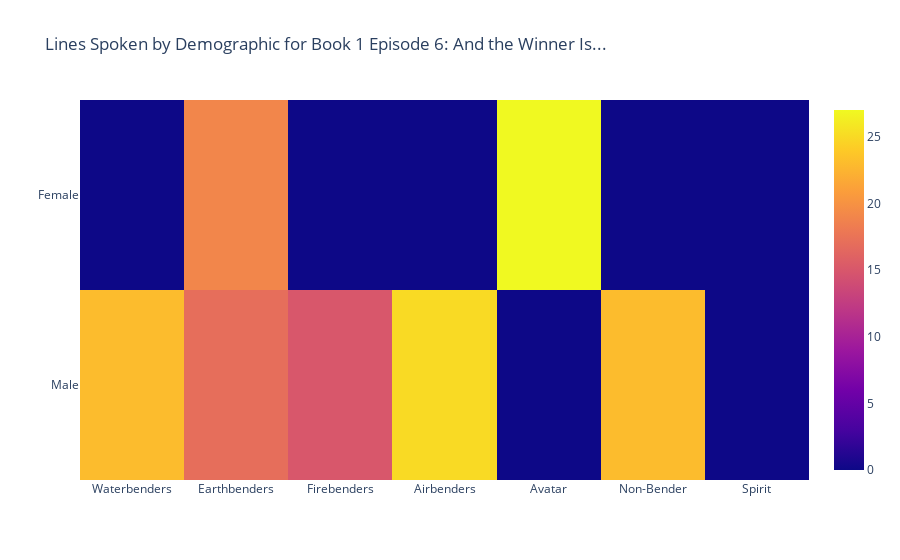

This figure's notebook cell:
### Code cell
heat_map_of_benders_by_episode(1,6)

### Figure 1 — Plotly figure (JSON) as saved in the notebook; plotly's stock layout.template omitted (floating-point values rounded to 4 significant figures)
{"data": [{"hoverongaps": false, "type": "heatmap", "x": ["Waterbenders", "Earthbenders", "Firebenders", "Airbenders", "Avatar", "Non-Bender", "Spirit"], "y": ["Male", "Female"], "z": [[23, 17, 15, 25, 0, 23, 0], [0, 19, 0, 0, 27, 0, 0]]}], "layout": {"title": {"text": "Lines Spoken by Demographic for Book 1 Episode 6: And the Winner Is..."}}}
